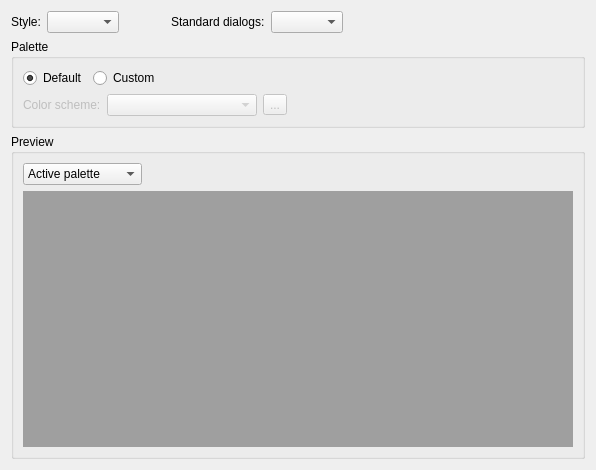
<?xml version="1.0" encoding="UTF-8"?>
<ui version="4.0">
 <class>AppearancePage</class>
 <widget class="QWidget" name="AppearancePage">
  <property name="geometry">
   <rect>
    <x>0</x>
    <y>0</y>
    <width>596</width>
    <height>470</height>
   </rect>
  </property>
  <property name="windowTitle">
   <string notr="true">Form</string>
  </property>
  <layout class="QGridLayout" name="gridLayout_4">
   <item row="0" column="0">
    <widget class="QLabel" name="label">
     <property name="text">
      <string>Style:</string>
     </property>
    </widget>
   </item>
   <item row="0" column="1">
    <widget class="QComboBox" name="styleComboBox"/>
   </item>
   <item row="0" column="5">
    <spacer name="horizontalSpacer">
     <property name="orientation">
      <enum>Qt::Horizontal</enum>
     </property>
     <property name="sizeHint" stdset="0">
      <size>
       <width>40</width>
       <height>20</height>
      </size>
     </property>
    </spacer>
   </item>
   <item row="0" column="2">
    <spacer name="horizontalSpacer_5">
     <property name="orientation">
      <enum>Qt::Horizontal</enum>
     </property>
     <property name="sizeType">
      <enum>QSizePolicy::Fixed</enum>
     </property>
     <property name="sizeHint" stdset="0">
      <size>
       <width>40</width>
       <height>20</height>
      </size>
     </property>
    </spacer>
   </item>
   <item row="3" column="0" colspan="6">
    <widget class="QGroupBox" name="groupBox">
     <property name="title">
      <string>Preview</string>
     </property>
     <layout class="QGridLayout" name="gridLayout">
      <item row="0" column="0">
       <widget class="QComboBox" name="paletteComboBox">
        <item>
         <property name="text">
          <string>Active palette</string>
         </property>
        </item>
        <item>
         <property name="text">
          <string>Inactive palette</string>
         </property>
        </item>
        <item>
         <property name="text">
          <string>Disabled palette</string>
         </property>
        </item>
       </widget>
      </item>
      <item row="0" column="1">
       <spacer name="horizontalSpacer_2">
        <property name="orientation">
         <enum>Qt::Horizontal</enum>
        </property>
        <property name="sizeHint" stdset="0">
         <size>
          <width>82</width>
          <height>20</height>
         </size>
        </property>
       </spacer>
      </item>
      <item row="1" column="0" colspan="2">
       <widget class="QMdiArea" name="mdiArea">
        <property name="tabsMovable">
         <bool>false</bool>
        </property>
       </widget>
      </item>
     </layout>
    </widget>
   </item>
   <item row="2" column="0" colspan="6">
    <widget class="QGroupBox" name="paletteGroupBox">
     <property name="title">
      <string>Palette</string>
     </property>
     <layout class="QVBoxLayout" name="_2">
      <item>
       <layout class="QHBoxLayout" name="horizontalLayout">
        <property name="spacing">
         <number>6</number>
        </property>
        <item>
         <widget class="QRadioButton" name="defaultPaletteButton">
          <property name="text">
           <string>Default</string>
          </property>
          <property name="checked">
           <bool>true</bool>
          </property>
         </widget>
        </item>
        <item>
         <widget class="QRadioButton" name="customPaletteButton">
          <property name="text">
           <string>Custom</string>
          </property>
         </widget>
        </item>
        <item>
         <spacer name="horizontalSpacer_3">
          <property name="orientation">
           <enum>Qt::Horizontal</enum>
          </property>
          <property name="sizeHint" stdset="0">
           <size>
            <width>230</width>
            <height>20</height>
           </size>
          </property>
         </spacer>
        </item>
       </layout>
      </item>
      <item>
       <layout class="QHBoxLayout" name="horizontalLayout_2">
        <item>
         <widget class="QLabel" name="colorScheeLabel">
          <property name="enabled">
           <bool>false</bool>
          </property>
          <property name="text">
           <string>Color scheme:</string>
          </property>
         </widget>
        </item>
        <item>
         <widget class="QComboBox" name="colorSchemeComboBox">
          <property name="enabled">
           <bool>false</bool>
          </property>
          <property name="minimumSize">
           <size>
            <width>150</width>
            <height>0</height>
           </size>
          </property>
         </widget>
        </item>
        <item>
         <widget class="QToolButton" name="colorSchemeButton">
          <property name="enabled">
           <bool>false</bool>
          </property>
          <property name="text">
           <string>...</string>
          </property>
          <property name="popupMode">
           <enum>QToolButton::InstantPopup</enum>
          </property>
          <property name="arrowType">
           <enum>Qt::NoArrow</enum>
          </property>
         </widget>
        </item>
        <item>
         <spacer name="horizontalSpacer_4">
          <property name="orientation">
           <enum>Qt::Horizontal</enum>
          </property>
          <property name="sizeHint" stdset="0">
           <size>
            <width>40</width>
            <height>20</height>
           </size>
          </property>
         </spacer>
        </item>
       </layout>
      </item>
     </layout>
    </widget>
   </item>
   <item row="0" column="3">
    <widget class="QLabel" name="dialogLabel">
     <property name="text">
      <string>Standard dialogs:</string>
     </property>
    </widget>
   </item>
   <item row="0" column="4">
    <widget class="QComboBox" name="dialogComboBox"/>
   </item>
  </layout>
 </widget>
 <resources/>
 <connections>
  <connection>
   <sender>customPaletteButton</sender>
   <signal>toggled(bool)</signal>
   <receiver>colorScheeLabel</receiver>
   <slot>setEnabled(bool)</slot>
   <hints>
    <hint type="sourcelabel">
     <x>160</x>
     <y>79</y>
    </hint>
    <hint type="destinationlabel">
     <x>77</x>
     <y>104</y>
    </hint>
   </hints>
  </connection>
  <connection>
   <sender>customPaletteButton</sender>
   <signal>toggled(bool)</signal>
   <receiver>colorSchemeComboBox</receiver>
   <slot>setEnabled(bool)</slot>
   <hints>
    <hint type="sourcelabel">
     <x>144</x>
     <y>75</y>
    </hint>
    <hint type="destinationlabel">
     <x>146</x>
     <y>100</y>
    </hint>
   </hints>
  </connection>
  <connection>
   <sender>customPaletteButton</sender>
   <signal>toggled(bool)</signal>
   <receiver>colorSchemeButton</receiver>
   <slot>setEnabled(bool)</slot>
   <hints>
    <hint type="sourcelabel">
     <x>177</x>
     <y>78</y>
    </hint>
    <hint type="destinationlabel">
     <x>288</x>
     <y>116</y>
    </hint>
   </hints>
  </connection>
 </connections>
</ui>
